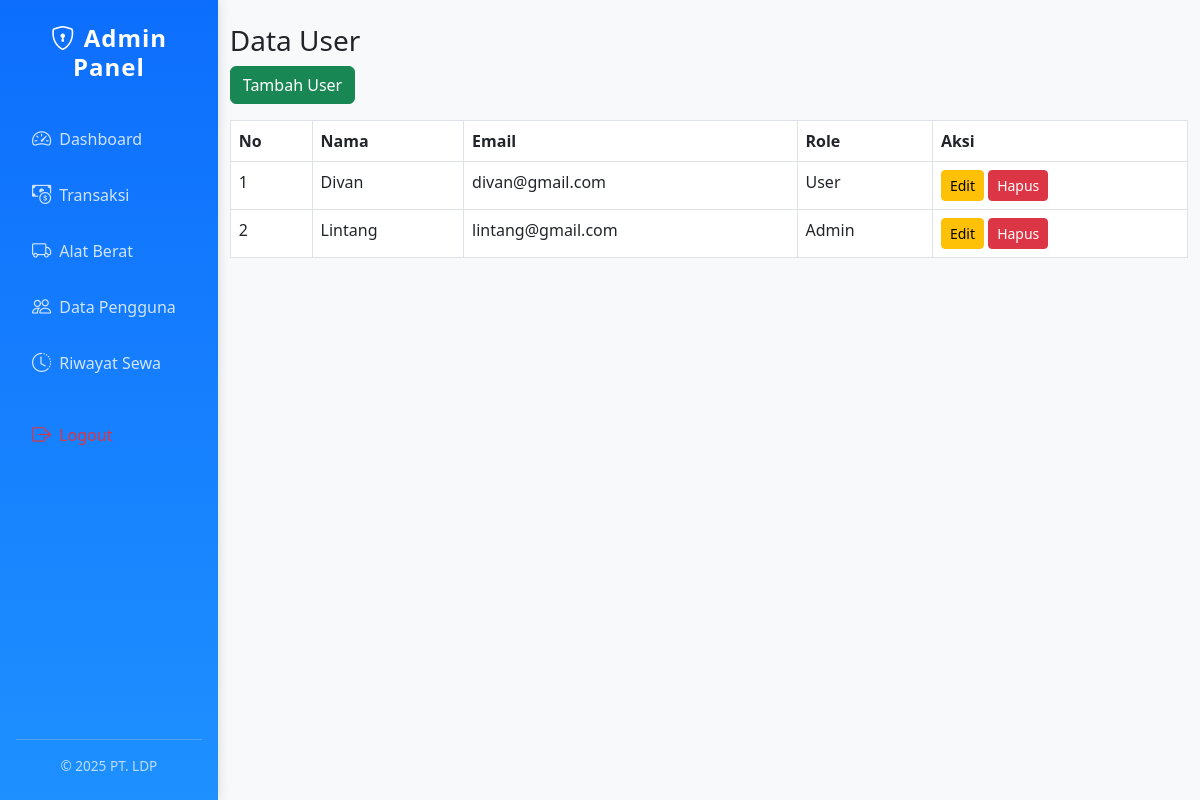
Page /admin/data_user.php (signed in) on the earlier database version.
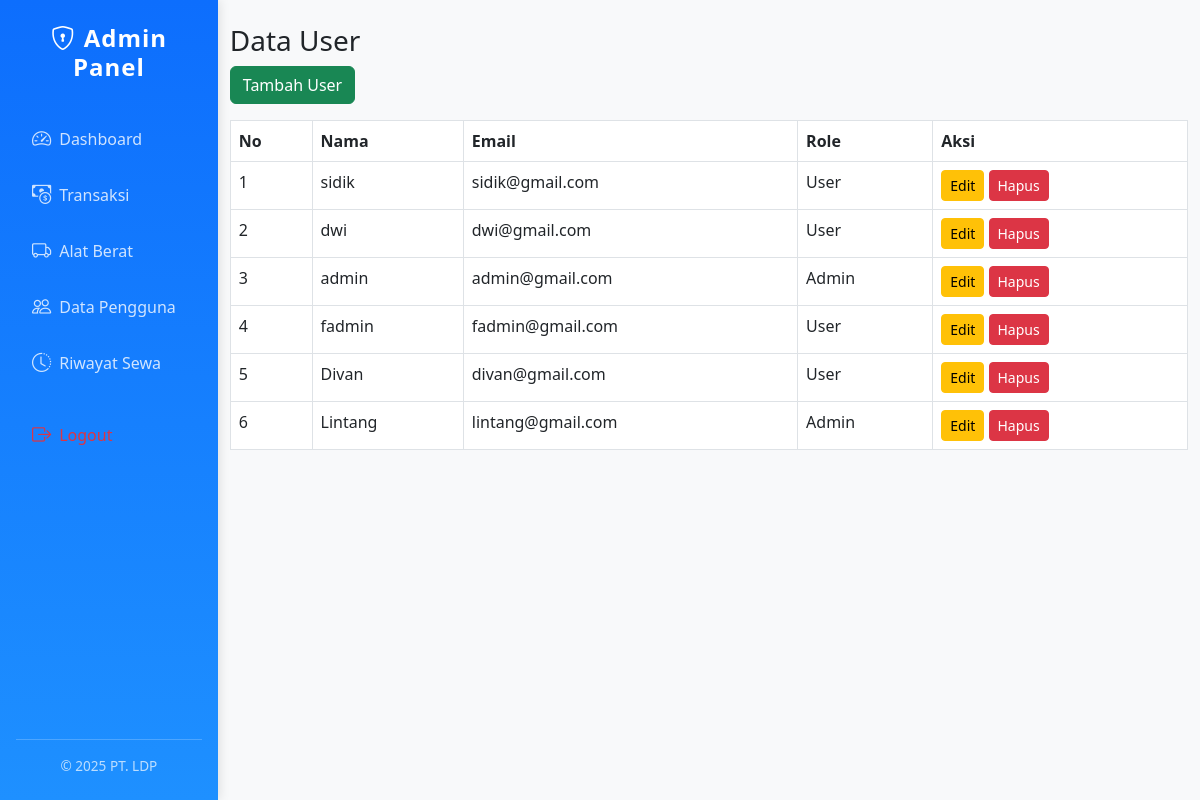
Same page on the later database version.
### tables this page shows
CREATE TABLE `users` (
  `id` int NOT NULL,
  `nama` varchar(100) DEFAULT NULL,
  `email` varchar(100) DEFAULT NULL,
  `password` varchar(255) DEFAULT NULL,
  `role` enum('admin','user') DEFAULT 'user'
);

### admin/data_user.php (the view, shortened to what this page needs)
<?php
include "../config/db.php";
$action = $_GET['action'] ?? '';
$result = mysqli_query($conn, "SELECT * FROM users ORDER BY id DESC");
?>
<!DOCTYPE html>
<html lang="id">
<head>
    <link href="https://cdn.jsdelivr.net/npm/bootstrap@5.3.0/dist/css/bootstrap.min.css" rel="stylesheet">
</head>
<body>
<?php include "sidebar_admin.php";
?>
<div class="container mt-4">
    <h3>Data User</h3>
    <?php if ($action == 'add' || ($action == 'edit' && isset($data_edit))): ?>
        <h5><?= $action == 'add' ? 'Tambah User' : 'Edit User' ?></h5>
        <form method="POST" action="">
            <div class="mb-3">
                <label>Nama</label>
                <input type="text" name="nama" class="form-control" required value="<?= $action == 'edit' ? $data_edit['nama'] : '' ?>">
            </div>
            <div class="mb-3">
                <label>Email</label>
                <input type="email" name="email" class="form-control" required value="<?= $action == 'edit' ? $data_edit['email'] : '' ?>">
            </div>
            <div class="mb-3">
                <label>Password <?= $action == 'edit' ? '(Biarkan kosong jika tidak diubah)' : '' ?></label>
                <input type="password" name="password" class="form-control" <?= $action == 'add' ? 'required' : '' ?>>
            </div>
            <div class="mb-3">
                <label>Role</label>
                <select name="role" class="form-select" required>
                    <option value="user" <?= ($action == 'edit' && $data_edit['role'] == 'user') ? 'selected' : '' ?>>User</option>
                    <option value="admin" <?= ($action == 'edit' && $data_edit['role'] == 'admin') ? 'selected' : '' ?>>Admin</option>
                </select>
            </div>
            <button type="submit" class="btn btn-primary"><?= $action == 'add' ? 'Tambah' : 'Update' ?></button>
            <a href="data_user.php" class="btn btn-secondary">Batal</a>
        </form>
    <?php else: ?>
        <a href="data_user.php?action=add" class="btn btn-success mb-3">Tambah User</a>
        <table class="table table-bordered">
            <thead>
                <tr>
                    <th>No</th>
                    <th>Nama</th>
                    <th>Email</th>
                    <th>Role</th>
                    <th>Aksi</th>
                </tr>
            </thead>
            <tbody>
                <?php if (mysqli_num_rows($result) > 0): ?>
                    <?php $no = 1; while ($row = mysqli_fetch_assoc($result)): ?>
                        <tr>
                            <td><?= $no++ ?></td>
                            <td><?= htmlspecialchars($row['nama']) ?></td>
                            <td><?= htmlspecialchars($row['email']) ?></td>
                            <td><?= ucfirst($row['role']) ?></td>
                            <td>
                                <a href="data_user.php?action=edit&id=<?= $row['id'] ?>" class="btn btn-warning btn-sm">Edit</a>
                                <a href="data_user.php?action=delete&id=<?= $row['id'] ?>" onclick="return confirm('Yakin hapus user ini?')" class="btn btn-danger btn-sm">Hapus</a>
                            </td>
                        </tr>
                    <?php endwhile; ?>
                <?php else: ?>
                    <tr><td colspan="5" class="text-center">Belum ada data user.</td></tr>
                <?php endif; ?>
            </tbody>
        </table>
    <?php endif; ?>
</div>
</body>
</html>

Differences in the rows shown:
added users: nama "sidik", email "sidik@gmail.com", role "User"
added users: nama "dwi", email "dwi@gmail.com", role "User"
added users: nama "admin", email "admin@gmail.com", role "Admin"
added users: nama "fadmin", email "fadmin@gmail.com", role "User"
